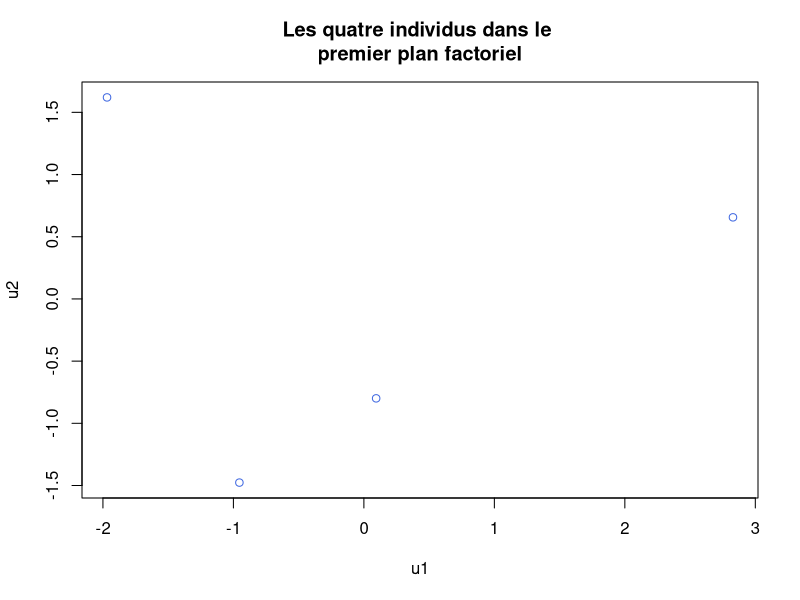
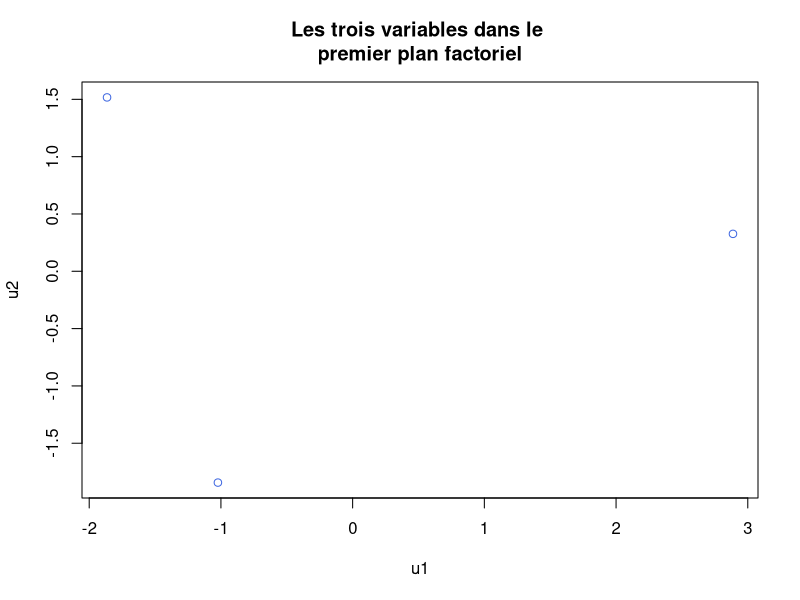

The R source for these figures, in order:
library(sm) # Chargement de sm


############################### Question 1 ############################### 
X <- matrix(c(3, 4, 3, 1, 4, 3, 2, 3, 6, 4, 1, 2), nrow=4, byrow=T)
X <- scale(X, scale = FALSE) # Centrage de la matrice
p <- dim(X)[2] # Initial number of variables
n <- dim(X)[1] # Initial number of individuals
DP <- diag(n)/n
M <- diag(p)
V <- t(X) %*% DP %*% X
EIGEN <- eigen(M %*% V %*% M)
U <- EIGEN$vectors
LAMBDA <- EIGEN$values

# Pourcentage d'inertie expliquée par l'axe 1
axis1Percentage <- (LAMBDA[1]/sum(LAMBDA))*100

# Pourcentage d'inertie expliquée par l'axe 2
axis2Percentage <- (LAMBDA[2]/sum(LAMBDA))*100

# Pourcentage d'inertie expliquée par l'axe 3
axis3Percentage <- (LAMBDA[3]/sum(LAMBDA))*100

# Pourcentage d'inertie expliquée par le sous espace vectoriel E1
vectorSubspace1Percentage <- (LAMBDA[1]/sum(LAMBDA))*100

# Pourcentage d'inertie expliquée par le sous espace vectoriel E2
vectorSubspace2Percentage <- (sum(LAMBDA[1:2])/sum(LAMBDA))*100

# Pourcentage d'inertie expliquée par le sous espace vectoriel E3
vectorSubspace3Percentage <- (sum(LAMBDA)/sum(LAMBDA))*100

pause()


############################### Question 2 ############################### 
k <- 2 # Pour le premier plan factoriel
C <- X %*% M %*% U[, 1:k] # Principal components

pdf("./images/2_dot_1/individus_premier_plan_factorial.pdf")
plot(C, col="royalblue", main="Les quatre individus dans le \npremier plan factoriel", 
	xlab="u1", ylab="u2")
dev.off()

pause()


############################### Question 3 ############################### 

XBis <- matrix(c(3, 4, 3, 1, 4, 3, 2, 3, 6, 4, 1, 2), nrow=4, byrow=T)
XBis <- t(XBis) # On fait effectue les même calculs avec la transposée de X
XBis <- scale(XBis, scale = FALSE) # Centrage de la matrice
pBis <- dim(XBis)[2] # Initial number of individuals
nBis <- dim(XBis)[1] # Initial number of variables
DPBis <- diag(nBis)/nBis
MBis <- diag(pBis)
VBis <- t(XBis) %*% DPBis %*% XBis
EIGENBis <- eigen(MBis %*% VBis %*% MBis)
UBis <- EIGENBis$vectors
LAMBDABis <- EIGENBis$values

kBis <- 2 # Pour le premier plan factoriel
CBis <- XBis %*% MBis %*% UBis[, 1:kBis] # Principal components

pdf("./images/2_dot_1/variables_premier_plan_factorial.pdf")
plot(CBis, col="royalblue", main="Les trois variables dans le \npremier plan factoriel", 
	xlab="u1", ylab="u2")
dev.off()

pause()


############################### Question 4 ############################### 

C <- X %*% M %*% U # Principal components

X1 <- C[,1:1] %*% t(U[,1:1]) # Pour k=1
X2 <- C[,1:2] %*% t(U[,1:2]) # Pour k=2 
X3 <- C[,1:3] %*% t(U[,1:3]) # Pour k=3
# On retrouve avec X3 la matrice initiale après centrage (aux 
# erreurs de calcul près liées à la précision machine)
